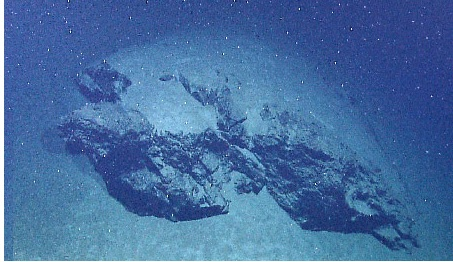
#> input picture img/marinesnow3.jpg, 453 x 262 px, found by its file name
$ python m13f1125.py
#> lines starting #> are read from the running program, lines starting #| are printed output that depends on the picture
from PIL import Image
import numpy as np
import matplotlib.pyplot as plt
im_orig = Image.open('marinesnow3.jpg')
#> im_orig is the input picture: PIL image 453x262 RGB; mean R, G, B 69.2, 109.4, 160.6

im_bw = im_orig.convert('L')
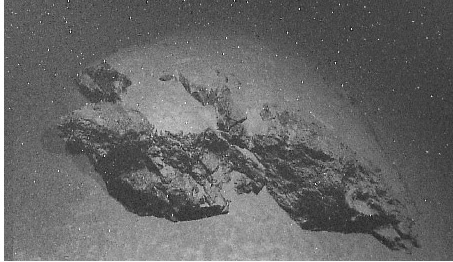
#> im_bw: PIL image 453x262 L; min 11, max 255, mean 103.2
im = np.array(im_bw)

U, s, V = np.linalg.svd(im)
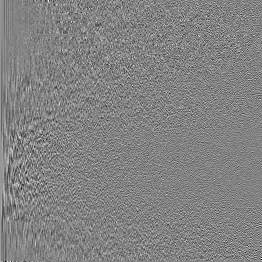
#> U: shape (262, 262) float64; min -0.382, max 0.364, mean 0.000275; drawn with min black and max white
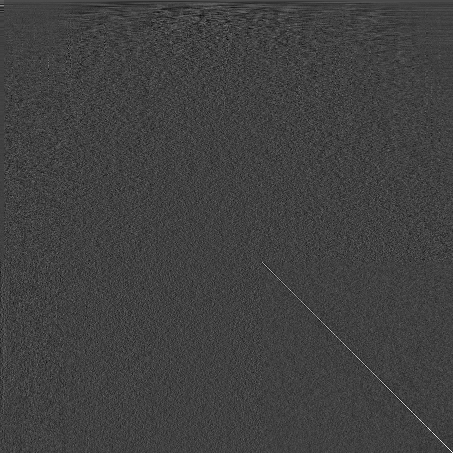
#> V: shape (453, 453) float64; min -0.27, max 0.788, mean 0.000104; drawn with min black and max white
#> s = 262 values, max 36734.4 at index 0, min 43.77 at index 261, mean 447.9

components = 39
Ur = U[:, :components]
Vr = V[:components, :]
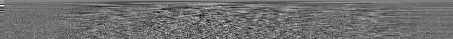
#> Vr: shape (39, 453) float64; min -0.239, max 0.309, mean 0.00122; drawn with min black and max white

#ima = im-np.mean(im)

sm = np.zeros([len(U), len(V)])
#> sm: shape (262, 453) float64; every value is 0

for j in range(0, len(U)):
    sm[j, j] = s[j]
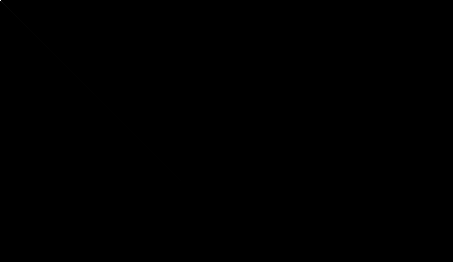
#> sm: shape (262, 453) float64; min 0, max 36734.4, mean 1; drawn with min black and max white

sm = sm[:components, :components]
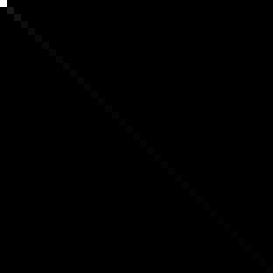
#> sm: shape (39, 39) float64 (shown 7 times larger); min 0, max 36734.4, mean 46.7; drawn with min black and max white


im_recon = np.matmul(np.matmul(Ur, sm), Vr)
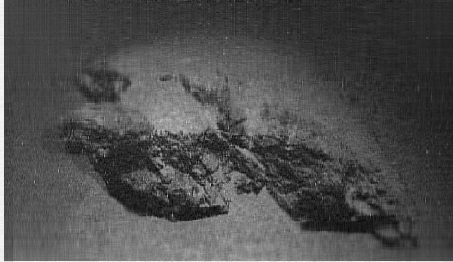
#> im_recon: shape (262, 453) float64; min 30.69, max 268.1, mean 103.2; drawn with min black and max white

plt.imshow(im_recon, cmap='gray')


# 이미지는 평균을 안빼줌
# 해수 온도 데이터는 첫번째 주성분이 얼마나 중요한지 정량화 하기 위해서 평균을 빼줌
# 람다에서 뺀다는게 아니라 원 데이터에서 빼준다는것
# 그래야 람다끼리 비교 가능
# 람다는 아이겐 벡터의 첫번째 열부터 아이겐 벨류의 첫뻔째 주성분부터 나오게된다?


a11 = 1
a12 = 2
a13 = 3
a21 = 4
a22 = 5
a23 = 6

A = np.array([[a11, a12, a13], [a21, a22, a23]])
B = A.T

C = np.dot(A, B)
D = np.dot(B, A)
